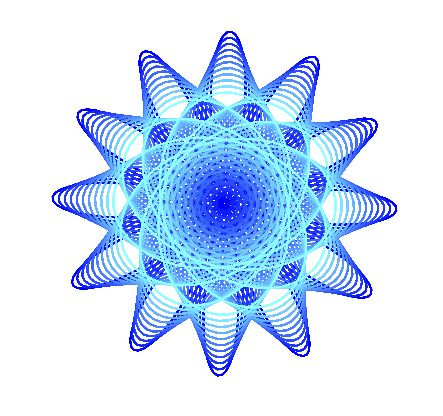

Reproduce this figure in Python.
#!/usr/bin/env python 

import turtle
from math import pi, cos, sin, atan2, sqrt
import math


nsteps = 100

# set these to 0, to help you debug
turtle.delay(0)
turtle.tracer(0)


def spiro_color(frac, colA, colB):

  if frac < 0: frac = 0
  if frac > 1: frac = 1
  
  col = []
  for a, b in zip(colA, colB):
    col.append(a * frac + b * (1 - frac))

  return col

# ring_rad = 300, disk_rad = 125, hole_rad = 100
def spirograph(R = 300, r_fr = 125/300, h_fr = 100/125, col1 = (1, 0, 0), col2 = (1, 0, 0)):

  # create two turtle objects.
  a = turtle.Turtle()
  b = turtle.Turtle()
  
  # Move the turtles to their starting positions,
  # with their pens up.  Use radians.
  # The "wheel" turtle will be hidden.
  a.radians()
  a.penup()
  a.fd(R * (1 - r_fr))
  a.left(pi/2)
  a.ht()
  
  # Move the turtles to their starting positions,
  # with their pens up.  Use radians.
  b.radians()
  b.penup()
  b.width(2)
  b.fd(R * (1 - r_fr * (1 - h_fr)))
  b.pendown()
  b.ht()
  
  nloops = 200
  for loop in range(nloops):
    if ((loop+1) * (1 - r_fr)/r_fr) % 1 < 1e-5:
      nloops = loop + 2
      break


  th = 0 # wheel angle.

  for loop in range(nloops):
    for step in range(nsteps):

      a.fd(2 * R * (1 - r_fr) * pi / nsteps)
      a.left(2 * pi / nsteps) # turn for next time.
  
      # keep track of the angular position of the large circle.
      # we actually need the full angle, not just mod 2pi,
      # since we are multiplying this by a funky fraction.
      # (In other words, we can't just as the big turtle what
      #  his angle is.)
      th += 2 * pi / nsteps
  
      # get the wheel's position 
      ax, ay = a.pos()
      bx = ax + R * r_fr * h_fr * cos(- th * (1 - r_fr)/r_fr)
      by = ay + R * r_fr * h_fr * sin(- th * (1 - r_fr)/r_fr)

      # make a cool, radius-dependent coloring scheme.
      # colors are denoted by fractions of R, G, B.
      # create a function 
      fade = (b.distance(0, 0) - R * (1 - r_fr)) / (r_fr * R)
      b.pencolor(spiro_color(fade, col1, col2))

      # now go to the new position.
      b.setpos(bx, by)

  
# now run several spirographs
# spirograph(R = 300, r_fr = 0.74, h_fr = 0.8, col1 = (0, 1, 1), col2 = (0, 0, 1))
# spirograph(R = 105, r_fr = 0.35, h_fr = 0.4, col1 = (1, 0, 0), col2 = (1, 1, 0))
# spirograph(R = 40,  r_fr = 0.45, h_fr = 0.9, col1 = (0, 1, 0), col2 = (0, 0, 1))

blue, green = (0, 0, 1), (0, 1, 1)
for x in range(11):
  col = spiro_color(x * 0.1, green, blue)
  spirograph(R = 300, r_fr = 0.5 + 1/12, h_fr = 0.7 - x * 0.05, col1 = col, col2 = col)
input("Hold")

turtle.getscreen().getcanvas().postscript(file="spirograph.eps")
